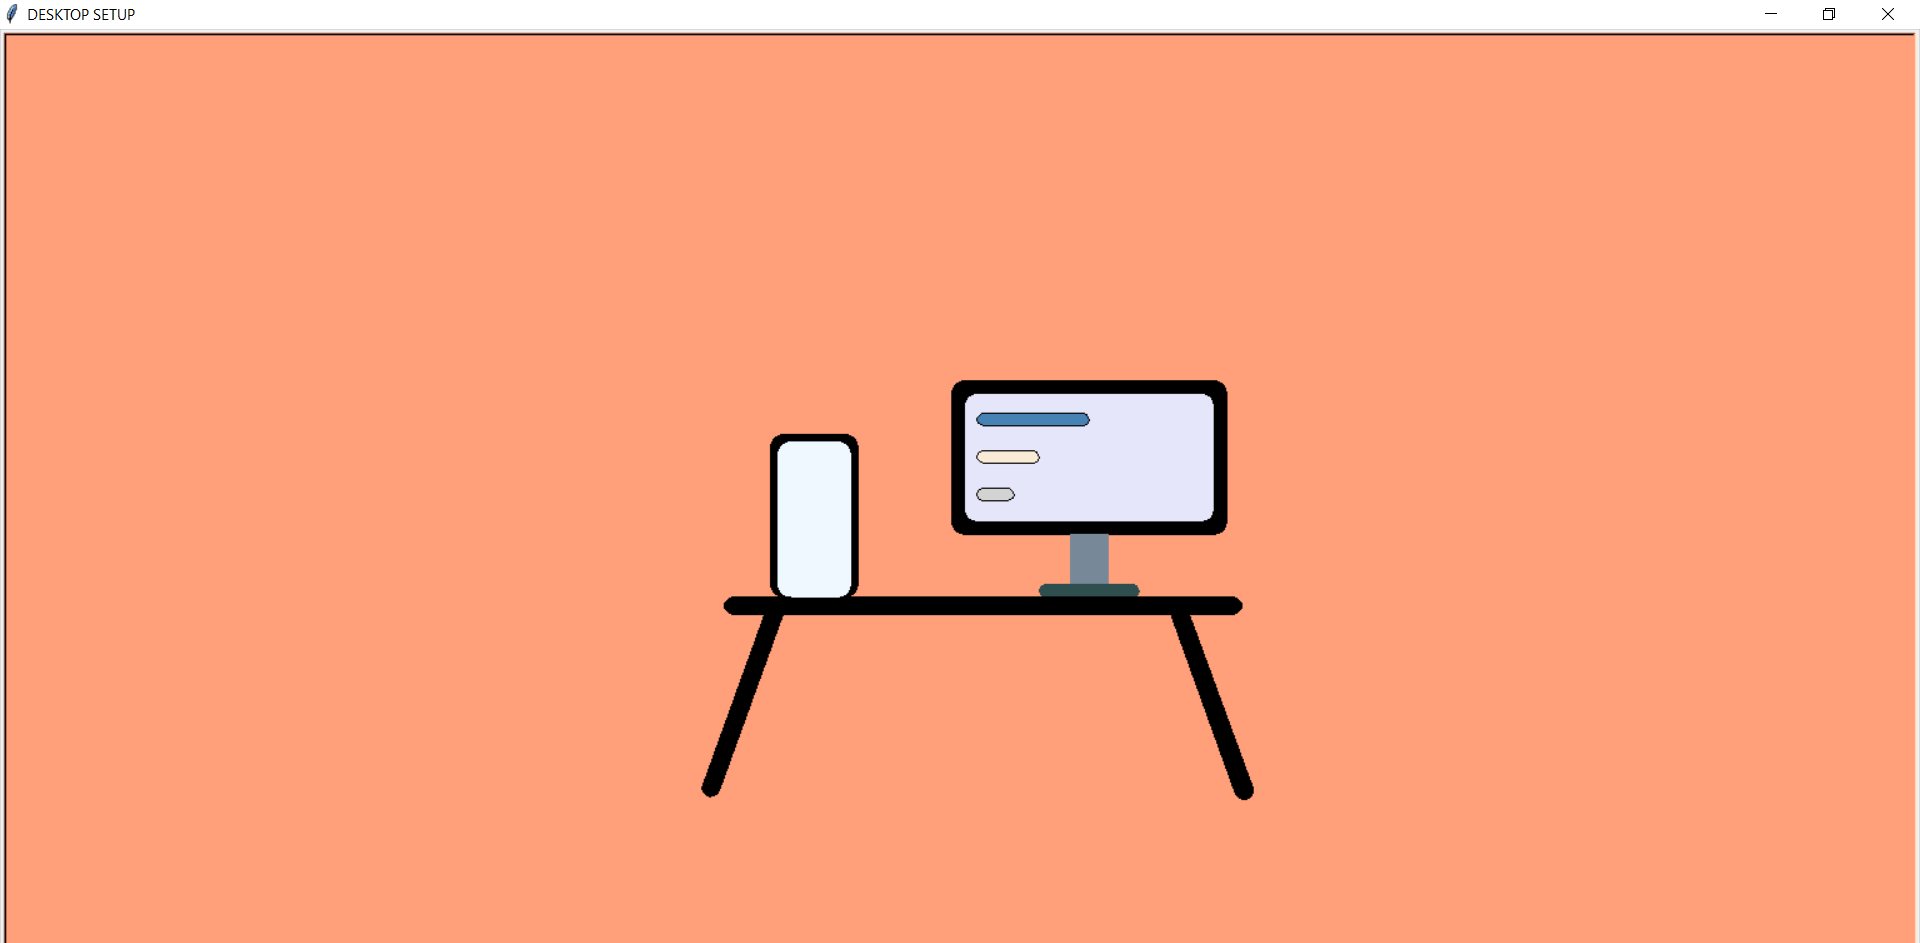

Here is the Python script that generated this plot:
import turtle
t=turtle.Turtle()
s=turtle.Screen()
z=turtle.Turtle()
t.hideturtle()
z.hideturtle()
turtle.title("DESKTOP SETUP")
s.bgcolor("light salmon")
def rect(length,breadth,radius,a):
    for i in range(2):
        a.forward(length)
        a.circle(radius,90)
        a.forward(breadth)
        a.circle(radius,90)


def stick(length,radius,A):
    for i in range(2):
        A.forward(length)
        A.circle(radius,180)




t.fillcolor("black")
t.begin_fill()
rect(200,103,10,t)
t.end_fill()
t.left(90)
t.penup()
t.forward(10)
t.right(90)
t.forward(10)
t.pendown()
t.fillcolor("LAVENDER")
t.begin_fill()
rect(180,83,10,t)
t.end_fill()
t.penup()
t.left(90)
t.forward(77)
t.right(90)
t.forward(5)
t.pendown()
t.fillcolor("STEELBLUE")
t.begin_fill()
stick(80,5,t)
t.end_fill()
#####2nd
t.penup()
t.right(90)
t.forward(30)
t.left(90)
t.pendown()
t.fillcolor("ANTIQUEWHITE")
t.begin_fill()
stick(40,5,t)
t.end_fill()
###3rd
t.penup()
t.right(90)
t.forward(30)
t.left(90)
t.pendown()
t.fillcolor("LIGHTGRAY")
t.begin_fill()
stick(20,5,t)
t.end_fill()

###########################################################
z.color("white")
z.penup()
z.forward(85)
z.pendown()
z.begin_fill()
z.color("light slate gray")
rect(30,-40,0,z)
z.end_fill()
z.left(90)
z.forward(-40)
z.right(90)
z.backward(20)
z.begin_fill()
z.color("DARKSLATEGRAY")
stick(70,-5,z)
z.end_fill()
z.left(180)
z.circle(5,180)
z.color("black")
z.backward(250)
z.begin_fill()
stick(400,-7,z)
z.end_fill()
############################
z.forward(40)
z.begin_fill()
rect(50,110,10,z)
z.end_fill()
z.forward(6)
z.begin_fill()
z.color("ALICEBLUE")
rect(38,104,10,z)
z.end_fill()
z.color("black")
z.left(180)
z.forward(46)
z.circle(7,180)
z.forward(40)
z.right(110)

z.begin_fill()
stick(150,-7,z)
z.end_fill()

z.left(110)
z.forward(325)
z.left(290)
z.begin_fill()
stick(148,-7,z)
z.end_fill()
turtle.exitonclick()
